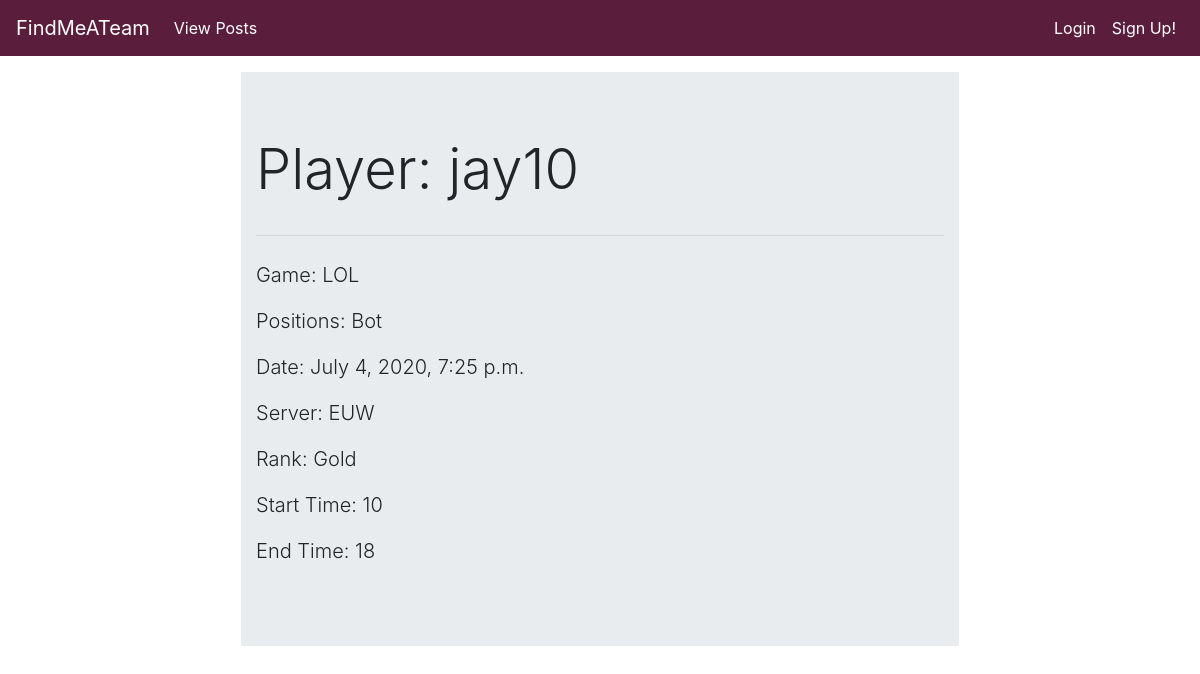
Screenshot of /game-info/view/15/ with the database file from the repository.
### game_info/models.py (models this page shows, shortened)
class GameInfo(models.Model):
	LEAGUE_OF_LEGENDS = "LOL"
	games = [
		(LEAGUE_OF_LEGENDS, 'League of Legends')
	]
	positions = [
		('Top', 'Top'),
		('Jungle', 'Jungle'),
		('Mid', 'Mid'),
		('Bot', 'Bot'),
		('Support', 'Support')
	]
	ranks = [
		('Challenger', 'Challenger'),
		('GrandMaster', 'GrandMaster'),
		('Master', 'Master'),
		('Diamond', 'Diamond'),
		('Platinum', 'Platinum'),
		('Gold', 'Gold'),
		('Silver', 'Silver'),
		('Bronze', 'Bronze'),
		('Iron', 'Iron')
	]
	servers = [
		('BR', 'BR'),
		('EUNE', 'EUNE'),
		('EUW', 'EUW'),
		('LAN', 'LAN'),
		('LAS', 'LAS'),
		('NA', 'NA'),
		('OCE', 'OCE'),
		('RU', 'RU'),
		('TR', 'TR'),
		('JP', 'JP'),
		('KR', 'KR'),
		('CN', 'CN'),
		('TW', 'TW'),
		('SAM', 'SAM'),
		('VN', 'VN'),
		('TH', 'TH'),
		('PH', 'PH')
	]
	times = []
	for i in range(24):
		times += [(str(i), str(i)+":00" + " (EST)")]
	game = models.CharField(max_length=20, choices=games, default=LEAGUE_OF_LEGENDS)
	positions_played = models.CharField(max_length=7, choices=positions, default='Top')
	rank = models.CharField(max_length=20, choices=ranks, default='Challenger')
	server = models.CharField(max_length=5, choices=servers, default='NA')
	start_Time_Available = models.CharField(max_length=20, choices=times, default='0')
	end_Time_Available = models.CharField(max_length=20, choices=times, default='0')
	date_posted = models.DateTimeField(default=timezone.now)
	author = models.ForeignKey(User, on_delete=models.CASCADE)

### game_info/views.py (the view)
# urls.py: path('view/<int:pk>/', GameInfoDetailView.as_view(), name='view'),
class GameInfoDetailView(DetailView):
	model = GameInfo
	fields = ['game', 'positions_played', 'rank', 'server', 'start_Time_Available', 'end_Time_Available']

### game_info/templates/game_info/gameinfo_detail.html (shortened to what this page needs)
{% extends 'game_info/base.html' %}
{% block content %}
<div class="jumbotron jumbotron-fluid m-3">
  <div class="container">
    <div class="row">
       <div class="col-sm-10">
         <h1 class="display-4">Player: {{ object.author }}</h1>
       </div>
    </div>
    <hr class="my-4">
    <p class="lead">Game: {{ object.game }}</p>
    <p class="lead">Positions: {{ object.positions_played }}</p>
    <p class="lead">Date: {{ object.date_posted }}</p>
    <p class="lead">Server: {{ object.server }}</p>
    <p class="lead">Rank: {{ object.rank }}</p>
    <p class="lead">Start Time: {{ object.start_Time_Available }}</p>
    <p class="lead">End Time: {{ object.end_Time_Available }}</p>
  </div>
</div>
{% endblock content %}

### rows the page displays
GameInfo: author "jay10", game "LOL", positions_played "Bot", date_posted "July 4, 2020, 7:25 p.m.", server "EUW", rank "Gold", start_Time_Available "10", end_Time_Available "18"
